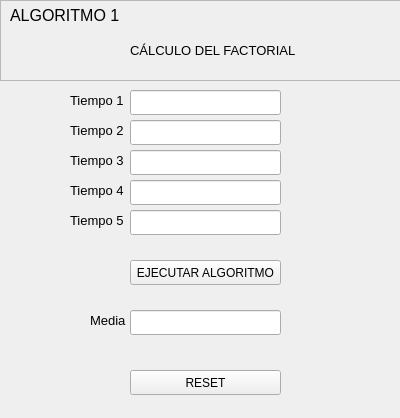
<?xml version="1.0" encoding="UTF-8"?>
<ui version="4.0">
 <class>Form</class>
 <widget class="QWidget" name="Form">
  <property name="geometry">
   <rect>
    <x>0</x>
    <y>0</y>
    <width>400</width>
    <height>418</height>
   </rect>
  </property>
  <property name="windowTitle">
   <string>Form</string>
  </property>
  <widget class="QFrame" name="frame">
   <property name="geometry">
    <rect>
     <x>0</x>
     <y>0</y>
     <width>401</width>
     <height>81</height>
    </rect>
   </property>
   <property name="frameShape">
    <enum>QFrame::StyledPanel</enum>
   </property>
   <property name="frameShadow">
    <enum>QFrame::Raised</enum>
   </property>
   <widget class="QLabel" name="label">
    <property name="geometry">
     <rect>
      <x>10</x>
      <y>0</y>
      <width>121</width>
      <height>31</height>
     </rect>
    </property>
    <property name="font">
     <font>
      <pointsize>12</pointsize>
     </font>
    </property>
    <property name="text">
     <string>ALGORITMO 1</string>
    </property>
   </widget>
   <widget class="QLabel" name="label_2">
    <property name="geometry">
     <rect>
      <x>130</x>
      <y>40</y>
      <width>191</width>
      <height>20</height>
     </rect>
    </property>
    <property name="font">
     <font>
      <pointsize>10</pointsize>
     </font>
    </property>
    <property name="text">
     <string>CÁLCULO DEL FACTORIAL</string>
    </property>
   </widget>
  </widget>
  <widget class="QLabel" name="label_3">
   <property name="geometry">
    <rect>
     <x>70</x>
     <y>90</y>
     <width>61</width>
     <height>21</height>
    </rect>
   </property>
   <property name="font">
    <font>
     <pointsize>10</pointsize>
    </font>
   </property>
   <property name="text">
    <string>Tiempo 1</string>
   </property>
  </widget>
  <widget class="QLabel" name="label_4">
   <property name="geometry">
    <rect>
     <x>70</x>
     <y>150</y>
     <width>61</width>
     <height>21</height>
    </rect>
   </property>
   <property name="font">
    <font>
     <pointsize>10</pointsize>
    </font>
   </property>
   <property name="text">
    <string>Tiempo 3</string>
   </property>
  </widget>
  <widget class="QLabel" name="label_5">
   <property name="geometry">
    <rect>
     <x>70</x>
     <y>120</y>
     <width>61</width>
     <height>21</height>
    </rect>
   </property>
   <property name="font">
    <font>
     <pointsize>10</pointsize>
    </font>
   </property>
   <property name="text">
    <string>Tiempo 2</string>
   </property>
  </widget>
  <widget class="QLabel" name="label_6">
   <property name="geometry">
    <rect>
     <x>70</x>
     <y>180</y>
     <width>61</width>
     <height>21</height>
    </rect>
   </property>
   <property name="font">
    <font>
     <pointsize>10</pointsize>
    </font>
   </property>
   <property name="text">
    <string>Tiempo 4</string>
   </property>
  </widget>
  <widget class="QLabel" name="label_7">
   <property name="geometry">
    <rect>
     <x>70</x>
     <y>210</y>
     <width>61</width>
     <height>21</height>
    </rect>
   </property>
   <property name="font">
    <font>
     <pointsize>10</pointsize>
    </font>
   </property>
   <property name="text">
    <string>Tiempo 5</string>
   </property>
  </widget>
  <widget class="QLabel" name="label_8">
   <property name="geometry">
    <rect>
     <x>90</x>
     <y>310</y>
     <width>41</width>
     <height>21</height>
    </rect>
   </property>
   <property name="font">
    <font>
     <pointsize>10</pointsize>
    </font>
   </property>
   <property name="text">
    <string>Media</string>
   </property>
  </widget>
  <widget class="QLineEdit" name="tiempo1">
   <property name="geometry">
    <rect>
     <x>130</x>
     <y>90</y>
     <width>151</width>
     <height>25</height>
    </rect>
   </property>
  </widget>
  <widget class="QLineEdit" name="tiempo2">
   <property name="geometry">
    <rect>
     <x>130</x>
     <y>120</y>
     <width>151</width>
     <height>25</height>
    </rect>
   </property>
  </widget>
  <widget class="QLineEdit" name="tiempo3">
   <property name="geometry">
    <rect>
     <x>130</x>
     <y>150</y>
     <width>151</width>
     <height>25</height>
    </rect>
   </property>
  </widget>
  <widget class="QLineEdit" name="tiempo4">
   <property name="geometry">
    <rect>
     <x>130</x>
     <y>180</y>
     <width>151</width>
     <height>25</height>
    </rect>
   </property>
  </widget>
  <widget class="QLineEdit" name="tiempo5">
   <property name="geometry">
    <rect>
     <x>130</x>
     <y>210</y>
     <width>151</width>
     <height>25</height>
    </rect>
   </property>
  </widget>
  <widget class="QLineEdit" name="media">
   <property name="geometry">
    <rect>
     <x>130</x>
     <y>310</y>
     <width>151</width>
     <height>25</height>
    </rect>
   </property>
  </widget>
  <widget class="QPushButton" name="ejecutar">
   <property name="geometry">
    <rect>
     <x>130</x>
     <y>260</y>
     <width>151</width>
     <height>25</height>
    </rect>
   </property>
   <property name="text">
    <string>EJECUTAR ALGORITMO</string>
   </property>
  </widget>
  <widget class="QPushButton" name="reset">
   <property name="geometry">
    <rect>
     <x>130</x>
     <y>370</y>
     <width>151</width>
     <height>25</height>
    </rect>
   </property>
   <property name="text">
    <string>RESET</string>
   </property>
  </widget>
 </widget>
 <resources/>
 <connections/>
</ui>
